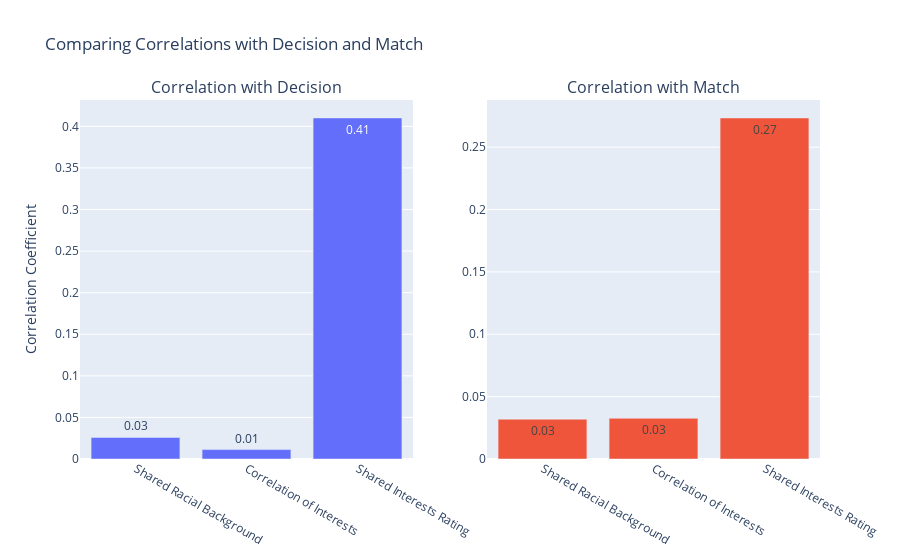

Write notebook code for a chart like this one.
### Code cell
# Calcul des corrélations
corr_samerace_dec = df_clean['samerace'].corr(df_clean['dec'])
corr_int_corr_dec = df_clean['int_corr'].corr(df_clean['dec'])
corr_shar_dec = df_clean['shar'].corr(df_clean['dec'])

corr_samerace_match = df_clean['samerace'].corr(df_clean['match'])
corr_int_corr_match = df_clean['int_corr'].corr(df_clean['match'])
corr_shar_match = df_clean['shar'].corr(df_clean['match'])

# Créer des sous-parcelles
fig = make_subplots(rows=1, cols=2, subplot_titles=("Correlation with Decision", "Correlation with Match"))

# Ajouter des traces pour chaque bar plot
fig.add_trace(go.Bar(
    x=["Shared Racial Background", "Correlation of Interests", "Shared Interests Rating"],
    y=[corr_samerace_dec, corr_int_corr_dec, corr_shar_dec],
    text=[f'{corr_samerace_dec:.2f}', f'{corr_int_corr_dec:.2f}', f'{corr_shar_dec:.2f}'],
    textposition='auto',
    name='Correlation with Decision'
), row=1, col=1)

fig.add_trace(go.Bar(
    x=["Shared Racial Background", "Correlation of Interests", "Shared Interests Rating"],
    y=[corr_samerace_match, corr_int_corr_match, corr_shar_match],
    text=[f'{corr_samerace_match:.2f}', f'{corr_int_corr_match:.2f}', f'{corr_shar_match:.2f}'],
    textposition='auto',
    name='Correlation with Match'
), row=1, col=2)


fig.update_layout(
    showlegend=False,
    title='Comparing Correlations with Decision and Match',
    yaxis_title='Correlation Coefficient'
)

fig.show()

### Figure 1 — Plotly figure (JSON) as saved in the notebook; plotly's stock layout.template omitted (floating-point values rounded to 4 significant figures)
{"data": [{"name": "Correlation with Decision", "text": ["0.03", "0.01", "0.41"], "textposition": "auto", "type": "bar", "x": ["Shared Racial Background", "Correlation of Interests", "Shared Interests Rating"], "xaxis": "x", "y": [0.02592, 0.0113, 0.4101], "yaxis": "y"}, {"name": "Correlation with Match", "text": ["0.03", "0.03", "0.27"], "textposition": "auto", "type": "bar", "x": ["Shared Racial Background", "Correlation of Interests", "Shared Interests Rating"], "xaxis": "x2", "y": [0.03189, 0.03263, 0.2734], "yaxis": "y2"}], "layout": {"annotations": [{"font": {"size": 16}, "showarrow": false, "text": "Correlation with Decision", "x": 0.225, "xanchor": "center", "xref": "paper", "y": 1, "yanchor": "bottom", "yref": "paper"}, {"font": {"size": 16}, "showarrow": false, "text": "Correlation with Match", "x": 0.775, "xanchor": "center", "xref": "paper", "y": 1, "yanchor": "bottom", "yref": "paper"}], "showlegend": false, "title": {"text": "Comparing Correlations with Decision and Match"}, "xaxis": {"anchor": "y", "domain": [0, 0.45]}, "xaxis2": {"anchor": "y2", "domain": [0.55, 1]}, "yaxis": {"anchor": "x", "domain": [0, 1], "title": {"text": "Correlation Coefficient"}}, "yaxis2": {"anchor": "x2", "domain": [0, 1]}}}
